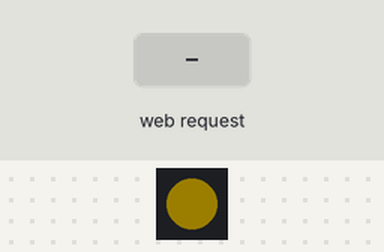
This program was run on a simulated ESP32-S3. Shown: 1 RGB LEDs in strip order, left to right. The inputs (shaded band) are chosen by the test bench. Dim RGB values are drawn brighter than linear; WiFi joins after 1.5 s; servers stay silent unless stated; the camera gives no picture; what the program prints to the serial monitor is not drawn.

Above: at 3.6 s.
3.7 s: HTTP request GET /capture received
At 4.57 s:
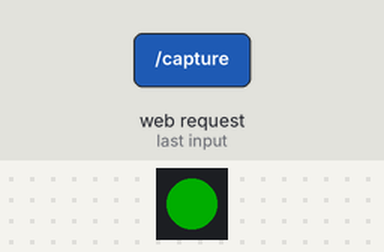
At 8.95 s:
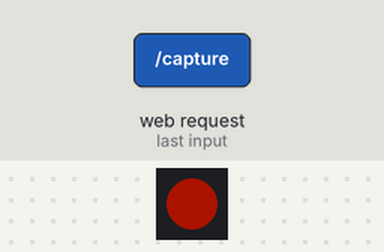
12.8 s: HTTP request GET /stream received
At 13.07 s:
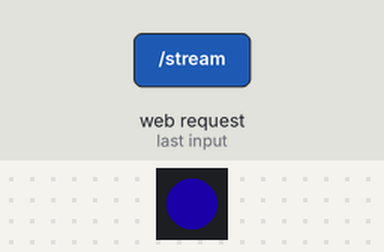
Timing chart, 0 to 16.1 s (numbered marks = the images above; inputs shaded):
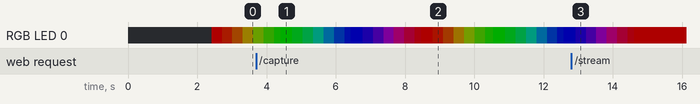

The program:

main.cpp
```cpp
#include <Arduino.h>
#include <Adafruit_NeoPixel.h>
#include "esp_camera.h"
#include <WiFi.h>

// ---------------- LED ----------------
#define LED_PIN    48
#define LED_COUNT  1
#define BRIGHTNESS 50

// --------------------------- CAMARA  (CAMERA_MODEL_ESP32S3_EYE) --------------------------
#define PWDN_GPIO_NUM  -1
#define RESET_GPIO_NUM -1
#define XCLK_GPIO_NUM  14 // 14
#define SIOD_GPIO_NUM  4  // 1
#define SIOC_GPIO_NUM  5  // 2

#define Y2_GPIO_NUM 11
#define Y3_GPIO_NUM 9
#define Y4_GPIO_NUM 8
#define Y5_GPIO_NUM 10
#define Y6_GPIO_NUM 12
#define Y7_GPIO_NUM 18
#define Y8_GPIO_NUM 17
#define Y9_GPIO_NUM 16

#define VSYNC_GPIO_NUM 6
#define HREF_GPIO_NUM  7
#define PCLK_GPIO_NUM  13


Adafruit_NeoPixel led(LED_COUNT, LED_PIN, NEO_GRB + NEO_KHZ800);

void fadeColor(uint8_t r1, uint8_t g1, uint8_t b1,
               uint8_t r2, uint8_t g2, uint8_t b2,
               uint16_t steps, uint16_t delayMs) {

  for (uint16_t i = 0; i <= steps; i++) {
    float t = (float)i / steps;

    uint8_t r = r1 + (r2 - r1) * t;
    uint8_t g = g1 + (g2 - g1) * t;
    uint8_t b = b1 + (b2 - b1) * t;

    led.setPixelColor(0, led.Color(r, g, b));
    led.show();
    delay(delayMs);
  }
}

// ---------------- WIFI ----------------
const char *ssid = "sagemcomFAB0";
const char *password = "GTM5CDM4ADNMWZ";

// ---------------- CAMARA (SIN PSRAM) ----------------
camera_config_t config = {
    .pin_pwdn       = PWDN_GPIO_NUM,
    .pin_reset      = RESET_GPIO_NUM,
    .pin_xclk       = XCLK_GPIO_NUM,
    .pin_sscb_sda   = SIOD_GPIO_NUM,
    .pin_sscb_scl   = SIOC_GPIO_NUM,

    .pin_d7 = Y9_GPIO_NUM,
    .pin_d6 = Y8_GPIO_NUM,
    .pin_d5 = Y7_GPIO_NUM,
    .pin_d4 = Y6_GPIO_NUM,
    .pin_d3 = Y5_GPIO_NUM,
    .pin_d2 = Y4_GPIO_NUM,
    .pin_d1 = Y3_GPIO_NUM,
    .pin_d0 = Y2_GPIO_NUM,

    .pin_vsync = VSYNC_GPIO_NUM,
    .pin_href  = HREF_GPIO_NUM,
    .pin_pclk  = PCLK_GPIO_NUM,

    .xclk_freq_hz = 20000000,
    .ledc_timer   = LEDC_TIMER_0,
    .ledc_channel = LEDC_CHANNEL_0,

    .pixel_format = PIXFORMAT_RGB565,
    .frame_size   = FRAMESIZE_QQVGA,
    .jpeg_quality = 30,
    .fb_count     = 1
};

// ---------------- SERVIDOR ----------------
WiFiServer server(80);

void sendCapture(WiFiClient &client) {
  camera_fb_t *fb = esp_camera_fb_get();
  if (!fb) return;

  client.println("HTTP/1.1 200 OK");
  client.println("Content-Type: image/bmp");
  client.println("Connection: close");
  client.println();

  // Convertir RGB565 → BMP simple
  uint16_t w = fb->width;
  uint16_t h = fb->height;

  uint32_t fileSize = 54 + w * h * 2;

  uint8_t bmpHeader[54] = {
    'B','M',
    (uint8_t)(fileSize), (uint8_t)(fileSize>>8), (uint8_t)(fileSize>>16), (uint8_t)(fileSize>>24),
    0,0, 0,0, 54,0,0,0, 40,0,0,0,
    (uint8_t)(w), (uint8_t)(w>>8), 0,0,
    (uint8_t)(h), (uint8_t)(h>>8), 0,0,
    1,0, 16,0, 0,0,0,0,
    0,0,0,0, 0x13,0x0B,0,0, 0x13,0x0B,0,0,
    0,0,0,0, 0,0,0,0
  };

  client.write(bmpHeader, 54);
  client.write(fb->buf, fb->len);

  esp_camera_fb_return(fb);
}

void sendStream(WiFiClient &client) {
  client.println("HTTP/1.1 200 OK");
  client.println("Content-Type: multipart/x-mixed-replace; boundary=frame");
  client.println();

  while (client.connected()) {
    camera_fb_t *fb = esp_camera_fb_get();
    if (!fb) continue;

    client.printf("--frame\r\nContent-Type: image/bmp\r\nContent-Length: %u\r\n\r\n", fb->len + 54);

    // BMP header
    uint16_t w = fb->width;
    uint16_t h = fb->height;
    uint32_t fileSize = 54 + w * h * 2;

    uint8_t bmpHeader[54] = {
      'B','M',
      (uint8_t)(fileSize), (uint8_t)(fileSize>>8), (uint8_t)(fileSize>>16), (uint8_t)(fileSize>>24),
      0,0, 0,0, 54,0,0,0, 40,0,0,0,
      (uint8_t)(w), (uint8_t)(w>>8), 0,0,
      (uint8_t)(h), (uint8_t)(h>>8), 0,0,
      1,0, 16,0, 0,0,0,0,
      0,0,0,0, 0x13,0x0B,0,0, 0x13,0x0B,0,0,
      0,0,0,0, 0,0,0,0
    };

    client.write(bmpHeader, 54);
    client.write(fb->buf, fb->len);
    client.println();

    esp_camera_fb_return(fb);
    delay(80); // SIN PSRAM → refresco lento
  }
}

// ---------------- SETUP ----------------
void setup() {
  Serial.begin(115200);
  delay(500);
  Serial.println("SERIAL OK");

  if (psramFound()) {
    Serial.println("PSRAM detectada");
    Serial.printf("Tamaño PSRAM: %d bytes\n", ESP.getPsramSize());
  } else {
    Serial.println("No hay PSRAM");
  }

  led.begin();
  led.setBrightness(BRIGHTNESS);
  led.show();

  WiFi.begin(ssid, password);
  Serial.println("WIFI CONNECTING");

  while (WiFi.status() != WL_CONNECTED) {
    Serial.print(".");
    delay(200);
  }

  Serial.print("IP: ");
  Serial.println(WiFi.localIP());

  pinMode(PWDN_GPIO_NUM, OUTPUT);
  digitalWrite(PWDN_GPIO_NUM, LOW);
  delay(10);

  esp_err_t err = esp_camera_init(&config);
  Serial.printf("CAM INIT: 0x%x\n", err);

  server.begin();
}


// ---------------- LOOP ----------------
void loop() {

  // LED animación
  fadeColor(255, 0, 0,   0, 255, 0,   100, 20);
  fadeColor(0, 255, 0,   0, 0, 255,   100, 20);
  fadeColor(0, 0, 255,   255, 0, 0,   100, 20);

  WiFiClient client = server.available();
  if (!client) return;

  String req = client.readStringUntil('\r');

  if (req.indexOf("/capture") != -1) {
    sendCapture(client);
  } else if (req.indexOf("/stream") != -1) {
    sendStream(client);
  } else {
    client.println("HTTP/1.1 200 OK");
    client.println("Content-Type: text/html");
    client.println();
    client.println("<h1>ESP32-S3 Camera (NO PSRAM)</h1>");
    client.println("<a href='/capture'>Capture</a><br>");
    client.println("<a href='/stream'>Stream</a><br>");
  }

  client.stop();
}
```
